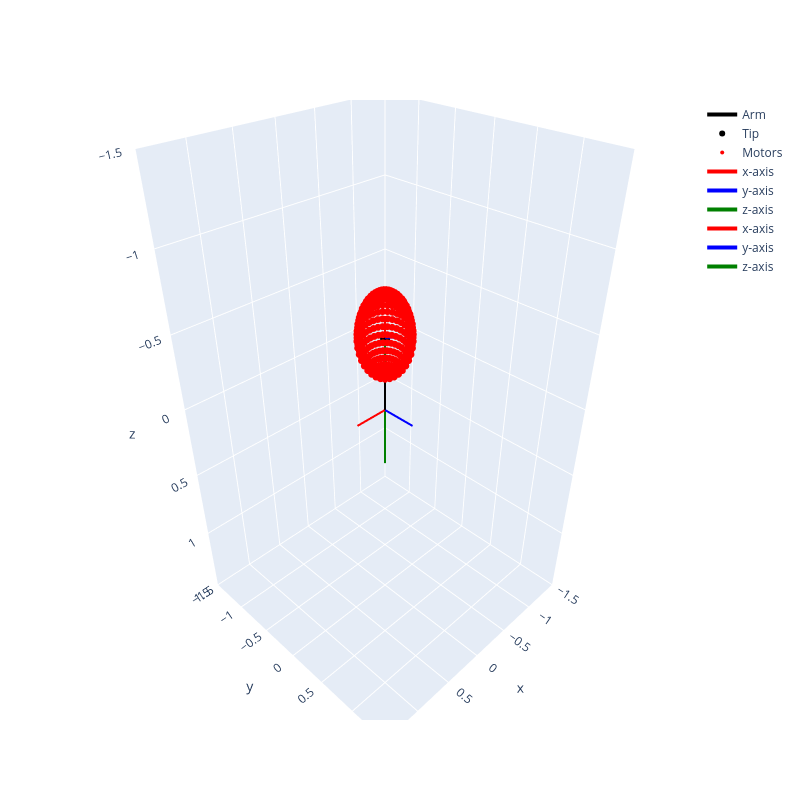

Write notebook code for a chart like this one.
### Code cell
# Create Plotly 3D plot
fig = go.Figure()

# Arm line
fig.add_trace(go.Scatter3d(
    x=vec[:, 0], y=vec[:, 1], z=vec[:, 2],
    mode='lines',
    line=dict(color='black', width=4),
    name='Arm'
))

# Arm endpoint
fig.add_trace(go.Scatter3d(
    x=[vec[1, 0]], y=[vec[1, 1]], z=[vec[1, 2]],
    mode='markers',
    marker=dict(color='black', size=6, symbol='circle'),
    name='Tip'
))

# Hemisphere
fig.add_trace(go.Scatter3d(
    x=hemisphere[:, 0], y=hemisphere[:, 1], z=hemisphere[:, 2],
    mode='markers',
    marker=dict(color='red', size=4),
    name='Motors'
))

# Main axis
fig.add_trace(go.Scatter3d(
    x=[0,x[0]], y=[0,x[1]], z=[0,x[2]],
    mode='lines',
    line=dict(color='red', width=4),
    name='x-axis'
))

fig.add_trace(go.Scatter3d(
    x=[0,y[0]], y=[0,y[1]], z=[0,y[2]],
    mode='lines',
    line=dict(color='blue', width=4),
    name='y-axis'
))

fig.add_trace(go.Scatter3d(
    x=[0,z[0]], y=[0,z[1]], z=[0,z[2]],
    mode='lines',
    line=dict(color='green', width=4),
    name='z-axis'
))

# New axis
fig.add_trace(go.Scatter3d(
    x=[vec[1,0],x_new[0]], y=[vec[1,1],x_new[1]], z=[vec[1,2],x_new[2]],
    mode='lines',
    line=dict(color='red', width=4),
    name='x-axis'
))

fig.add_trace(go.Scatter3d(
    x=[vec[1,0],y_new[0]], y=[vec[1,1],y_new[1]], z=[vec[1,2],y_new[2]],
    mode='lines',
    line=dict(color='blue', width=4),
    name='y-axis'
))

fig.add_trace(go.Scatter3d(
    x=[vec[1,0],z_new[0]], y=[vec[1,1],z_new[1]], z=[vec[1,2],z_new[2]],
    mode='lines',
    line=dict(color='green', width=4),
    name='z-axis'
))

# Layout and Z-axis inversion
fig.update_layout(
    scene=dict(
        xaxis=dict(title='x', range=[-1.5, 1.5]),
        yaxis=dict(title='y', range=[-1.5, 1.5]),
        zaxis=dict(title='z', range=[1.5, -1.5])
    ),
    width=800,
    height=800,
    showlegend=True
)

fig.show()

### Figure 1 — Plotly figure (JSON) as saved in the notebook; plotly's stock layout.template omitted (floating-point values rounded to 4 significant figures; data arrays with more than 128 entries replaced by an {"elided": "..."} marker saying what was removed)
{"data": [{"line": {"color": "black", "width": 4}, "mode": "lines", "name": "Arm", "type": "scatter3d", "x": [0.0, 0.5], "y": [0.0, 0.5], "z": [0.0, -0.7071]}, {"marker": {"color": "black", "size": 6, "symbol": "circle"}, "mode": "markers", "name": "Tip", "type": "scatter3d", "x": [0.5], "y": [0.5], "z": [-0.7071]}, {"marker": {"color": "red", "size": 4}, "mode": "markers", "name": "Motors", "type": "scatter3d", "x": {"elided": "400 float values"}, "y": {"elided": "400 float values"}, "z": {"elided": "400 float values"}}, {"line": {"color": "red", "width": 4}, "mode": "lines", "name": "x-axis", "type": "scatter3d", "x": [0, 0.4], "y": [0, 0], "z": [0, 0]}, {"line": {"color": "blue", "width": 4}, "mode": "lines", "name": "y-axis", "type": "scatter3d", "x": [0, 0], "y": [0, 0.4], "z": [0, 0]}, {"line": {"color": "green", "width": 4}, "mode": "lines", "name": "z-axis", "type": "scatter3d", "x": [0, 0], "y": [0, 0], "z": [0, 0.4]}, {"line": {"color": "red", "width": 4}, "mode": "lines", "name": "x-axis", "type": "scatter3d", "x": [0.5, 0.62], "y": [0.5, 0.62], "z": [-0.7071, -0.8768]}, {"line": {"color": "blue", "width": 4}, "mode": "lines", "name": "y-axis", "type": "scatter3d", "x": [0.5, 0.3303], "y": [0.5, 0.6697], "z": [-0.7071, -0.7071]}, {"line": {"color": "green", "width": 4}, "mode": "lines", "name": "z-axis", "type": "scatter3d", "x": [0.5, 0.62], "y": [0.5, 0.62], "z": [-0.7071, -0.5374]}], "layout": {"height": 800, "scene": {"xaxis": {"range": [-1.5, 1.5], "title": {"text": "x"}}, "yaxis": {"range": [-1.5, 1.5], "title": {"text": "y"}}, "zaxis": {"range": [1.5, -1.5], "title": {"text": "z"}}}, "showlegend": true, "width": 800}}
